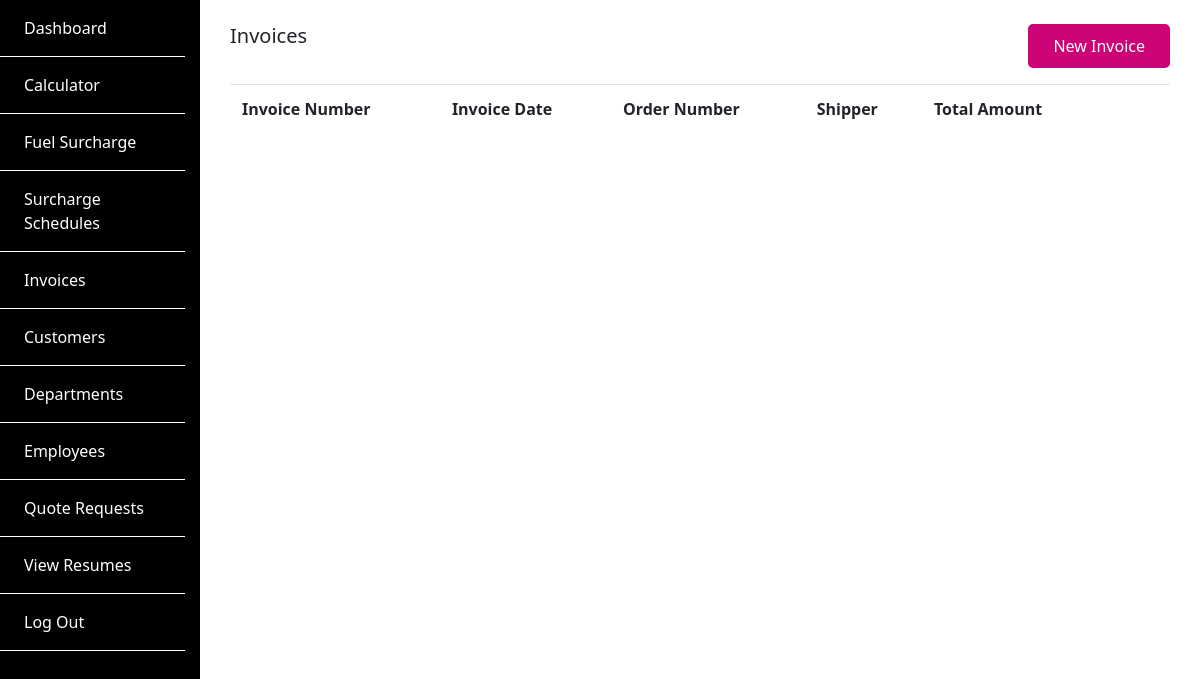
Page /invoices/ (signed in) on the earlier database version.
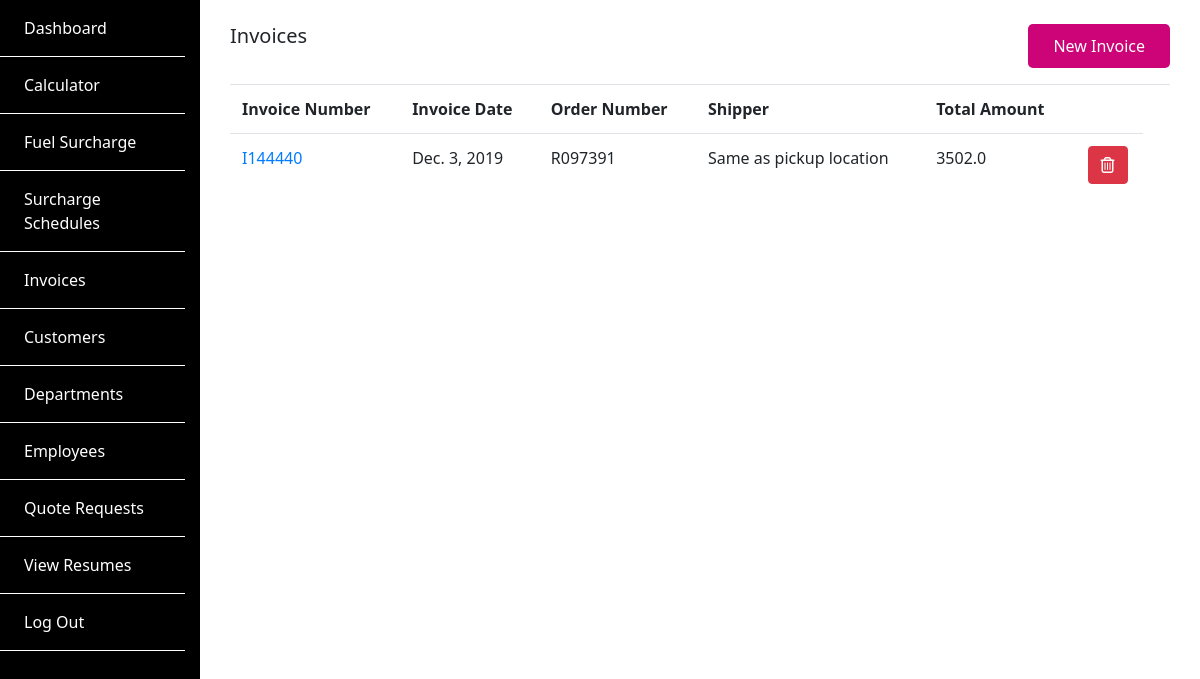
Same page on the later database version.
### SiteApp/models.py (models this page shows, shortened)
class Invoice(models.Model):
    invoice_number = models.CharField(max_length=20)
    invoice_date = models.DateField(null=True, blank=True)
    account_code = models.CharField(max_length=20)
    order_number = models.CharField(max_length=20)
    shipped_date = models.DateField(null=True, blank=True)
    received_date = models.DateField(null=True, blank=True)
    del_number = models.CharField(max_length=50, null=True, blank=True)
    shipper = models.CharField(max_length=100)
    consignee = models.CharField(max_length=200)
    frieght_description = models.CharField(max_length=200)
    frieght_weight = models.CharField(max_length=200, null=True, blank=True)
    frieght_quantity = models.CharField(max_length=200, null=True, blank=True)
    comments = models.TextField(null=True, blank=True)
    frieght_rate = models.FloatField(null=True, blank=True)
    miles_travelled = models.FloatField(null=True, blank=True)
    fsc_per_mile = models.FloatField(null=True, blank=True)
    fsc_percent = models.FloatField(null=True, blank=True)
    fsc_amount = models.FloatField(null=True, blank=True)
    sub_total = models.FloatField(null=True, blank=True)
    total = models.FloatField(null=True, blank=True)
    def get_absolute_url(self):
        return reverse('view_invoice', args=[self.id])

### SiteApp/views.py (the view)
# urls.py: path('invoices/', views.ListInvoices, name="list_invoices"),
@login_required
def ListInvoices(request):
    invoices = Invoice.objects.all()
    return render(request, 'SiteApp/list_invoices.html', {'invoices': invoices})

### SiteApp/templates/SiteApp/list_invoices.html (shortened to what this page needs)
{% extends "backend_base.html" %} {% block content %}
<div class="container py-4">
  <div class="row">
    <div class="col-sm-12 col-md-6 col-lg-6 col-xl-6">
      <h5>Invoices</h5>
    </div>
    <div class="col-sm-12 col-md-6 col-lg-6 col-xl-6">
      <a href="{% url 'add_invoice' %}" class="larway-btn float-right"
        >New Invoice</a
      >
    </div>
  </div>
  <div class="gap-1"></div>
  <table class="table">
    <tr>
      <th>Invoice Number</th>
      <th>Invoice Date</th>
      <th>Order Number</th>
      <th>Shipper</th>
      <th>Total Amount</th>
      <th></th>
      <th></th>
    </tr>
    {% for invoice in invoices %}
    <tr>
      <td>
        <a href="{{invoice.get_absolute_url }}">{{invoice.invoice_number}}</a>
      </td>
      <td><span>{{invoice.invoice_date}}</span></td>
      <td><span>{{invoice.order_number}}</span></td>
      <td><span>{{invoice.shipper}}</span></td>
      <td><span>{{invoice.total}}</span></td>
      <td class="text-center">
        <a
          href="{% url 'delete_invoice' id=invoice.id %}"
          class="btn btn-danger"
          ><span><i class="far fa-trash-alt"></i></span
        ></a>
      </td>
    </tr>
    {% endfor %}
  </table>
</div>
{% endblock %}

Differences in the rows shown:
added Invoice: invoice_number "I144440", invoice_date "Dec. 3, 2019", order_number "R097391", shipper "Same as pickup location", total "3502.0"
